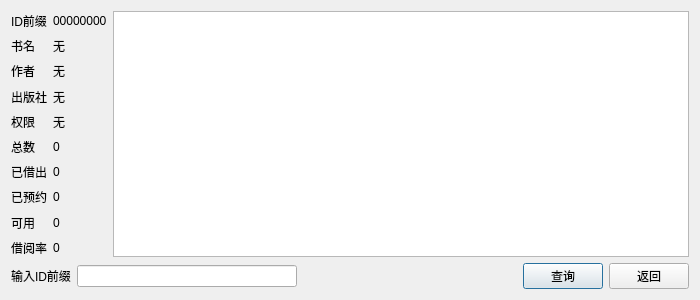
<?xml version="1.0" encoding="UTF-8"?>
<ui version="4.0">
 <class>DAdmin_FBook2</class>
 <widget class="QDialog" name="DAdmin_FBook2">
  <property name="geometry">
   <rect>
    <x>0</x>
    <y>0</y>
    <width>700</width>
    <height>300</height>
   </rect>
  </property>
  <property name="windowTitle">
   <string>图书详细信息</string>
  </property>
  <layout class="QGridLayout" name="gridLayout">
   <item row="0" column="0">
    <layout class="QVBoxLayout" name="verticalLayout">
     <item>
      <widget class="QLabel" name="label">
       <property name="text">
        <string>ID前缀</string>
       </property>
      </widget>
     </item>
     <item>
      <widget class="QLabel" name="label_2">
       <property name="text">
        <string>书名</string>
       </property>
      </widget>
     </item>
     <item>
      <widget class="QLabel" name="label_3">
       <property name="text">
        <string>作者</string>
       </property>
      </widget>
     </item>
     <item>
      <widget class="QLabel" name="label_4">
       <property name="text">
        <string>出版社</string>
       </property>
      </widget>
     </item>
     <item>
      <widget class="QLabel" name="label_5">
       <property name="text">
        <string>权限</string>
       </property>
      </widget>
     </item>
     <item>
      <widget class="QLabel" name="label_6">
       <property name="text">
        <string>总数</string>
       </property>
      </widget>
     </item>
     <item>
      <widget class="QLabel" name="label_7">
       <property name="text">
        <string>已借出</string>
       </property>
      </widget>
     </item>
     <item>
      <widget class="QLabel" name="label_8">
       <property name="text">
        <string>已预约</string>
       </property>
      </widget>
     </item>
     <item>
      <widget class="QLabel" name="label_9">
       <property name="text">
        <string>可用</string>
       </property>
      </widget>
     </item>
     <item>
      <widget class="QLabel" name="label_10">
       <property name="text">
        <string>借阅率</string>
       </property>
      </widget>
     </item>
    </layout>
   </item>
   <item row="0" column="1">
    <layout class="QVBoxLayout" name="verticalLayout_2">
     <item>
      <widget class="QLabel" name="label_IDpre">
       <property name="text">
        <string>00000000</string>
       </property>
      </widget>
     </item>
     <item>
      <widget class="QLabel" name="label_Bookname">
       <property name="text">
        <string>无</string>
       </property>
      </widget>
     </item>
     <item>
      <widget class="QLabel" name="label_Author">
       <property name="text">
        <string>无</string>
       </property>
      </widget>
     </item>
     <item>
      <widget class="QLabel" name="label_Publisher">
       <property name="text">
        <string>无</string>
       </property>
      </widget>
     </item>
     <item>
      <widget class="QLabel" name="label_Limit">
       <property name="text">
        <string>无</string>
       </property>
      </widget>
     </item>
     <item>
      <widget class="QLabel" name="label_NumSum">
       <property name="text">
        <string>0</string>
       </property>
      </widget>
     </item>
     <item>
      <widget class="QLabel" name="label_NumBorr">
       <property name="text">
        <string>0</string>
       </property>
      </widget>
     </item>
     <item>
      <widget class="QLabel" name="label_NumSubc">
       <property name="text">
        <string>0</string>
       </property>
      </widget>
     </item>
     <item>
      <widget class="QLabel" name="label_NumAva">
       <property name="text">
        <string>0</string>
       </property>
      </widget>
     </item>
     <item>
      <widget class="QLabel" name="label_Precent">
       <property name="text">
        <string>0</string>
       </property>
      </widget>
     </item>
    </layout>
   </item>
   <item row="0" column="2">
    <widget class="QTableWidget" name="tableWidget"/>
   </item>
   <item row="1" column="0" colspan="3">
    <layout class="QHBoxLayout" name="horizontalLayout">
     <item>
      <widget class="QLabel" name="label_11">
       <property name="text">
        <string>输入ID前缀</string>
       </property>
      </widget>
     </item>
     <item>
      <widget class="QLineEdit" name="lineEdit"/>
     </item>
     <item>
      <spacer name="horizontalSpacer">
       <property name="orientation">
        <enum>Qt::Horizontal</enum>
       </property>
       <property name="sizeHint" stdset="0">
        <size>
         <width>40</width>
         <height>20</height>
        </size>
       </property>
      </spacer>
     </item>
     <item>
      <widget class="QPushButton" name="pushButton_Find">
       <property name="text">
        <string>查询</string>
       </property>
      </widget>
     </item>
     <item>
      <widget class="QPushButton" name="pushButton_Back">
       <property name="text">
        <string>返回</string>
       </property>
      </widget>
     </item>
    </layout>
   </item>
  </layout>
 </widget>
 <resources/>
 <connections/>
</ui>
